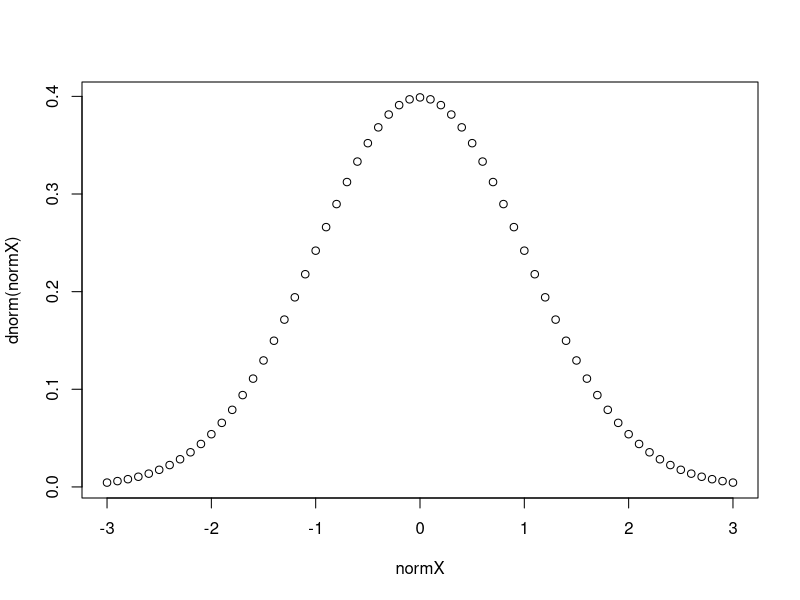
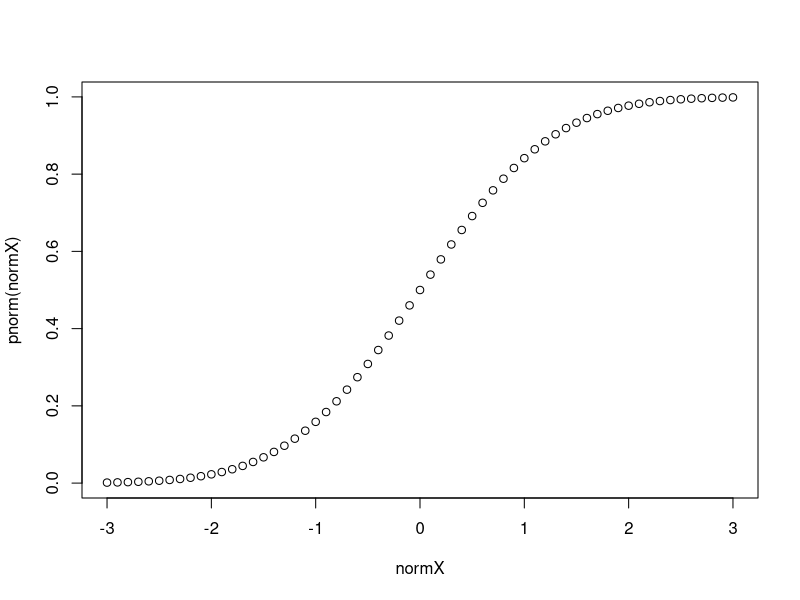
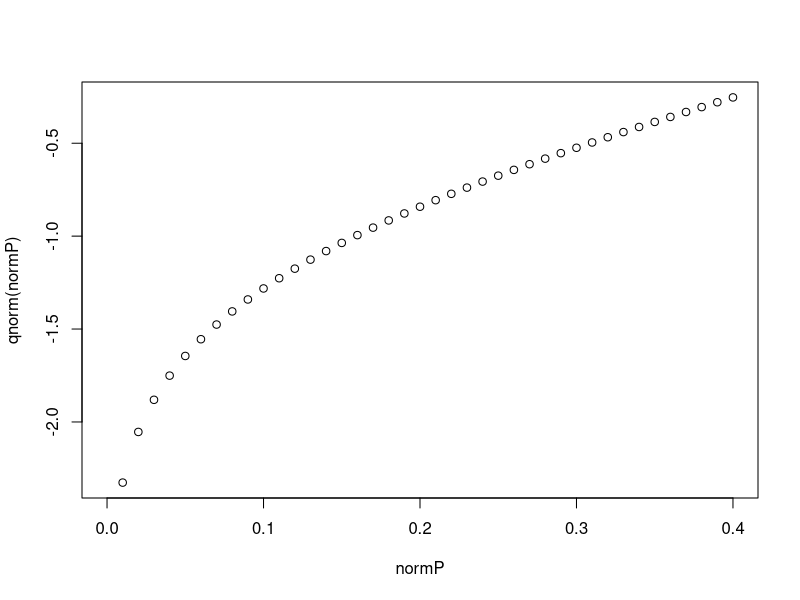
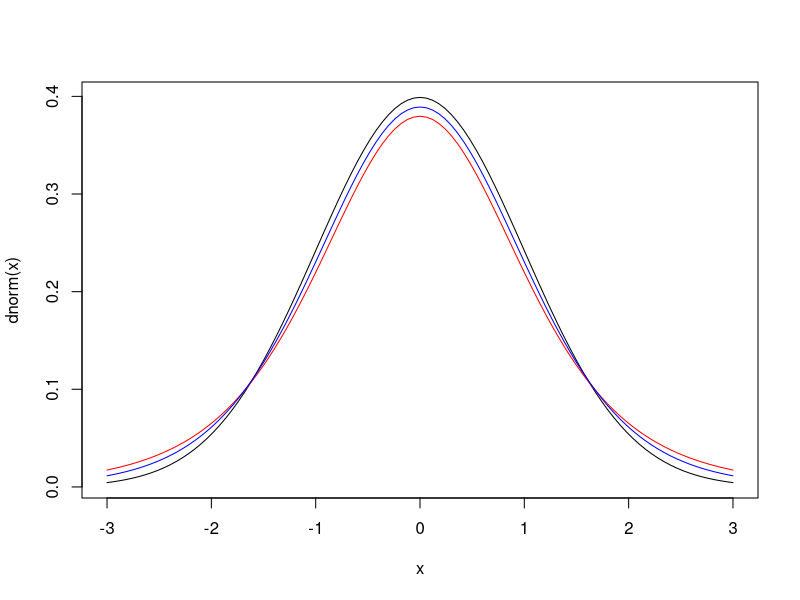
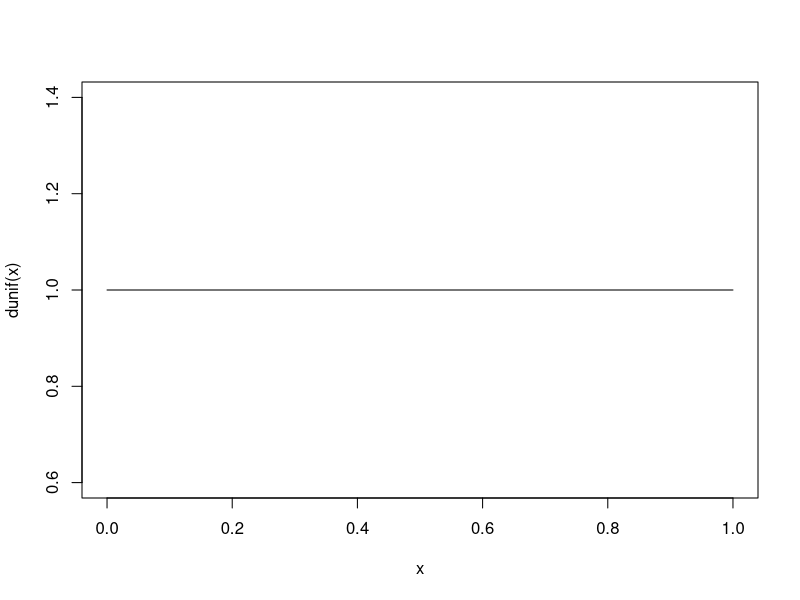
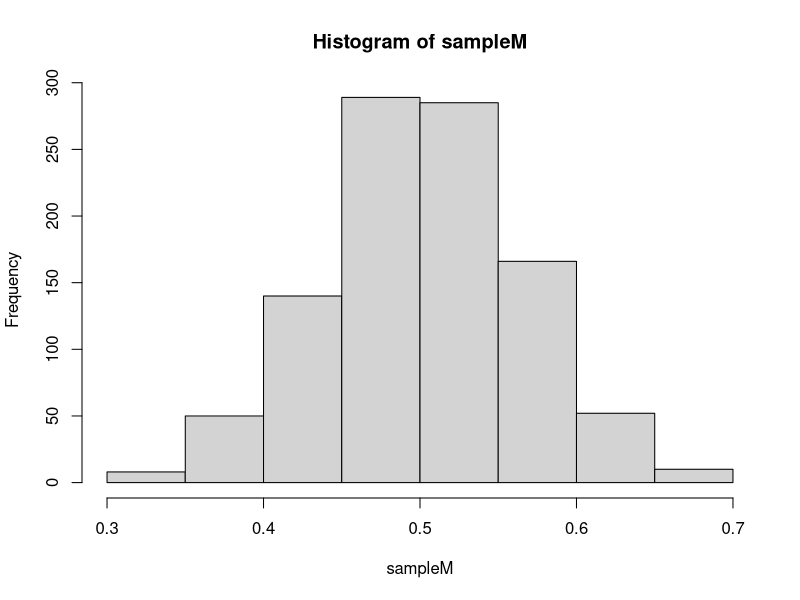
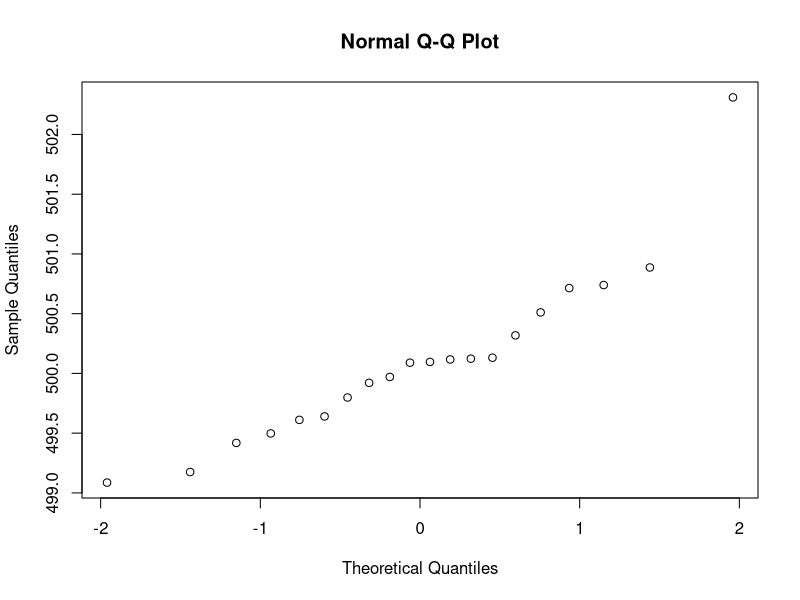
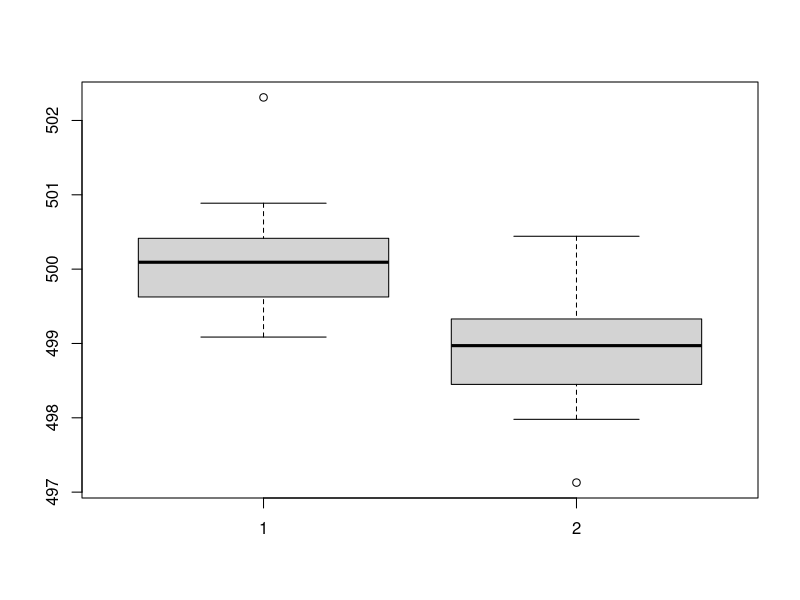

Reproduce these figures in R, in order. (Note: this script raises an error after producing the figures.)
## ---- chunk 1
rnorm(10)
normX <- seq(-3,3,0.1)
plot(normX,dnorm(normX))

dnorm(0) == 1/sqrt(2*pi)
dnorm(1) == exp(-1/2)/sqrt(2*pi)
dnorm(1) == 1/sqrt(2*pi*exp(1))

plot(normX, pnorm(normX))

normP <- seq(0,0.4,0.01)
plot(normP, qnorm(normP))
## ---- chunk 2
curve(dnorm(x), -3,3)
curve(dt(x, 5), -3, 3, add=T, col="red")
curve(dt(x, 10), -3, 3, add=T, col="blue")

# 均匀分布
curve(dunif(x))
## ---- chunk 3
set.seed(100)
somedata <- runif(10000, min = 0, max = 1)

sampleTable <- c()
for (num in 1:1000) {
  set.seed(num)
  sampleTable <- cbind(sampleTable, sample(somedata, 20))
}

sampleM <- colMeans(sampleTable)
hist(sampleM)
## ---- chunk 4
set.seed(100)
sugarFactory <- rnorm(10000, mean=500, sd=4)

sampleTable <- c()
for (num in 1:100) {
  set.seed(num)
#  sampleTable <- cbind(sampleTable, sample(sugarFactory, 200))
  sampleTable <- cbind(sampleTable, sample(sugarFactory, 20))
}

sampleM <- colMeans(sampleTable)
sampleSE <- apply(sampleTable, 2, function(x){sd(x)/sqrt(length(x))})

results <- c()
for (num in 1:100) {
  results <- c(results, sampleM[num] < 500-1.96*sampleSE[num] || sampleM[num] > 500+1.96*sampleSE[num] )
}

sum(results)
## ---- chunk 5
set.seed(100)
sugar <- rnorm(20, mean = 500, sd = 1)
##QQplot
qqnorm(sugar)
#Shapiro-Wilk Normality Test
shapiro.test(sugar)

# left sided
t.test(sugar, mu=500, alternative="less")

set.seed(100)
sugar <- rnorm(20, mean = 499, sd = 1)
t.test(sugar, mu=500, alternative="less")

set.seed(100)
sugar <- rnorm(20, mean = 499, sd = 5)
t.test(sugar, mu=500, alternative="less")

set.seed(100)
sugar <- rnorm(80, mean = 499, sd = 5)
t.test(sugar, mu=500, alternative="less")

set.seed(100)
sugar <- rnorm(20, mean = 499, sd = 2.5)
t.test(sugar, mu=500, alternative="less")

# right sided
t.test(sugar, mu=500, alternative = "greater")

# two sided
t.test(sugar, mu=500, alternative = "two.sided")
## ---- chunk 6
set.seed(100)
group1 <- rnorm(20, mean = 500, sd = 1)
set.seed(200)
group2 <- rnorm(20, mean = 499, sd = 1)

# the default is the two variances as being not equal
t.test(group1, group2, alternative = "greater", var.equal = F)
# treat the two variances as being equal
t.test(group1, group2, alternative = "greater", var.equal = T)
# F-test for homogeneity of variances
var.test(group1, group2)
boxplot(group1, group2)


set.seed(100)
group1 <- rnorm(20, mean = 500, sd = 1)
set.seed(200)
group2 <- rnorm(20, mean = 499, sd = 3)

# the default is the two variances as being not equal
t.test(group1, group2, alternative = "greater", var.equal = F)
# treat the two variances as being equal
t.test(group1, group2, alternative = "greater", var.equal = T)
# F-test for homogeneity of variances
var.test(group1, group2)
boxplot(group1, group2)


set.seed(100)
group1 <- rnorm(20, mean = 500, sd = 1)
set.seed(200)
group2 <- rnorm(80, mean = 499, sd = 3)

# the default is the two variances as being not equal
t.test(group1, group2, alternative = "greater", var.equal = F)
# treat the two variances as being equal
t.test(group1, group2, alternative = "greater", var.equal = T)
# F-test for homogeneity of variances
var.test(group1, group2)
boxplot(group1, group2)
## ---- chunk 7
set.seed(100)
group1 <- sort(rnorm(20, mean = 500, sd = 3))
set.seed(200)
group2 <- sort(rnorm(20, mean = 499, sd = 3))

t.test(group1, group2, var.equal = T)
t.test(group1, group2, pair=T, var.equal = T)
## ---- chunk 8
set.seed(100)
group1 <- rnorm(20, mean = 500, sd = 1)
set.seed(200)
group2 <- rnorm(80, mean = 499, sd = 3)
var.test(group1, group2)
wilcox.test(group1, group2, alternative = "greater")

set.seed(100)
group1 <- sort(rnorm(20, mean = 500, sd = 1))
set.seed(200)
group2 <- sort(rnorm(80, mean = 500, sd = 3))
wilcox.test(group1, group2, alternative = "greater")
## ---- chunk 9
set.seed(100)
group1 <- sort(rnorm(20, mean = 500, sd = 3))
set.seed(200)
group2 <- sort(rnorm(20, mean = 499, sd = 3))

shapiro.test(group1-group2)
wilcox.test(group1, group2, paired = TRUE, alternative = "greater")
## ---- chunk 10
## Hollander & Wolfe (1973), 29f.
## Hamilton depression scale factor measurements in 9 patients with
##  mixed anxiety and depression, taken at the first (x) and second
##  (y) visit after initiation of a therapy (administration of a
##  tranquilizer).
x <- c(1.83,  0.50,  1.62,  2.48, 1.68, 1.88, 1.55, 3.06, 1.30)
y <- c(0.878, 0.647, 0.598, 2.05, 1.06, 1.29, 1.06, 3.14, 1.29)
t.test(x, y, paired = TRUE, alternative = "greater")
shapiro.test(y)

wilcox.test(x, y, paired = TRUE, alternative = "greater")
wilcox.test(y - x, alternative = "less")    # The same.
wilcox.test(y - x, alternative = "less", exact = FALSE, correct = FALSE) # H&W large sample approximation
## ---- chunk 11
## Hollander & Wolfe (1973), 69f.
## Permeability constants of the human chorioamnion (a placental
##  membrane) at term (x) and between 12 to 26 weeks gestational
##  age (y).  The alternative of interest is greater permeability
##  of the human chorioamnion for the term pregnancy.
x <- c(0.80, 0.83, 1.89, 1.04, 1.45, 1.38, 1.91, 1.64, 0.73, 1.46)
y <- c(1.15, 0.88, 0.90, 0.74, 1.21)
wilcox.test(x, y, alternative = "g")        # greater
wilcox.test(x, y, alternative = "greater", exact = FALSE, correct = FALSE) # H&W large sample approximation
wilcox.test(rnorm(10), rnorm(10, 2), conf.int = TRUE)

## Formula interface.
boxplot(Ozone ~ Month, data = airquality)
wilcox.test(Ozone ~ Month, data = airquality, subset = Month %in% c(5, 8))
## ---- chunk 12
set.seed(100)
group1 <- rnorm(20, mean = 500, sd = 1)
set.seed(200)
group2 <- rnorm(20, mean = 499, sd = 1)
set.seed(300)
group3 <- rnorm(20, mean = 499, sd = 3)

g3 <- data.frame( value=c(group1, group2, group3),
                    group=factor(rep(c(1,2,3), c(20,20,20))))

g3aov <- aov(value ~ group, data=g3)
summary(g3aov)
plot(value ~ group, data=g3)
## ---- chunk 13
#library(mvtnorm)
#library(TH.data)
#library(MASS)
#cholesterol数据集包含50个患者接收5种降低胆固醇疗法的一种，前三种是同样的药物不同的用法，后二者是候选药物。哪种药物疗法降低胆固醇最多呢？
library(multcomp)
data(cholesterol)
head(cholesterol)

sapply(split(cholesterol$response, cholesterol$trt), shapiro.test)

bartlett.test(response ~ trt, data = cholesterol)

fit <- aov(response ~ trt, cholesterol)
summary(fit)
plot(response ~ trt, cholesterol)

multiCompare <- TukeyHSD(fit)
multiCompare

#第一个par语句用来旋转轴标签，第二个用来增大左边界的面积，可使标签摆放更美观
par(las=2)
par(mar=c(5,8,4,2))
plot(multiCompare)
## ---- chunk 14
#litter数据集: 怀孕的小鼠被分为四个小组，每组接受不同剂量的药物处理。产下幼崽的体重均值为因变量，怀孕时间为协变量。
data(litter)
head(litter)

fit <- aov(weight ~ gesttime + dose, data = litter)
fit
summary(fit)

fit <- aov(weight ~ dose, data = litter)
fit
summary(fit)

fit <- aov(weight ~ dose + gesttime, data = litter)
fit
summary(fit)
## ---- chunk 15
fit <- aov(weight ~ gesttime*dose, data=litter)
fit
summary(fit)

fit <- aov(weight ~ gesttime + dose + gesttime:dose, data=litter)
fit
summary(fit)

#library(HH)
#ancova(weight ~ gesttime + dose, data=litter)
## ---- chunk 16
normal <-	c(293,	 409,	 392,	 244,	 213,	 409,	 57,	 97,	 244,	 254,	 352,	 168)	
mild	<- c(441,	 538,	 390,	 589,	 244,	 409,	 72,	 168,	 254,	 374)	
severe	<- c(807,	 833,	 409,	 914,	 380,	 883,	 254,	 993,	 667)	
cd8	<- c(normal, mild, severe)	 
group	<- c(rep(1,	length(normal)),	rep(2, length(mild)), rep(3, length(severe)))	
  
kruskal.test(cd8~group)
boxplot(cd8~group)
## ---- chunk 17
#抛硬币
chisq.test(c(42, 58), p = c(0.5, 0.5))
#chisq.test(c(420, 580), p = c(0.5, 0.5))
## ---- chunk 18
library(vcd)
data("Arthritis")
head(Arthritis)
art <- xtabs(~ Treatment + Improved, data = Arthritis, subset = Sex=="Female")
art
prop.table(art)

chisq.test(art, correct = TRUE)
#因 n>=40,且所有格子理论频数>=5,故无需连续性校正	
chisq.test(art, correct = FALSE)
fisher.test(art)
## ---- chunk 19
lady <- data.frame("drink"=rep(c("real_milk", "real_tea"), c(12,12)), "judgment"=rep(c("feel_milk", "feel_tea", "feel_milk", "feel_tea"), c(8, 4, 3, 9)))
head(lady)
lady <- xtabs(~ drink + judgment, data = lady)
lady

chisq.test(lady, correct = TRUE)
chisq.test(lady, correct = FALSE)

#choose
fisher.test(lady, alternative = "two.sided")
fisher.test(lady, alternative = "greater")
## ---- chunk 20
data("mtcars")
head(mtcars)
res <- cor(mtcars)
res
res <- cor(t(mtcars))
res

library(Hmisc)
res2 <- rcorr(as.matrix(mtcars))
res2

library(corrplot)
corrplot(res, type = "upper", order = "hclust",
tl.col = "black", tl.srt = 45)

corrplot(res2$r, type="upper", order="hclust",
p.mat = res2$P, sig.level = 0.01, insig = "blank")
## ---- chunk 21
#对合金的强度与合金中碳含量之间的关系求回归方程
x <- c(0.10,0.11,0.12,0.13,0.14,0.15,0.16,0.17,0.18,0.20,0.21,0.23)
y <- c(42.0,43.5,45.0,45.5,45.0,47.5,49.0,53.0,50.0,55.0,55.0,60.0)
cor(x,y)
cor.test(x,y)
plot(x,y)

lm.sol<-lm(y ~ x)
summary(lm.sol)   #回归总的概况

opar <- par(mfrow = c(2,2))
plot(lm.sol, las=1)
par(opar)

plot(y~x)
abline(lm.sol)
pre <- predict(lm.sol, data.frame(x=c(0.19, 0.22)), interval="prediction", level=0.95)
points(c(0.19, 0.22), pre[,1], col="red")
## ---- chunk 22
## Annette Dobson (1990) "An Introduction to Generalized Linear Models".
## Page 9: Plant Weight Data.
data("PlantGrowth")
lm.D9 <- lm(weight ~ group, data = PlantGrowth)
summary(lm.D9)
opar <- par(mfrow=c(2,2))
plot(lm.D9, las = 1)      # Residuals, Fitted, ...
par(opar)

aov.D9 <- aov(weight ~ group, data = PlantGrowth)
summary(aov.D9)
plot(weight ~ group, data = PlantGrowth)
## ---- chunk 23
data("diabetes")
diabetes <- as.data.frame(cbind(diabetes$y, diabetes$x))
colnames(diabetes)[1] <- "y"
fitDT <- lm(y~., diabetes)
summary(fitDT)
## ---- chunk 24
step(fitDT, direction="forward")
step(fitDT, direction="backward")
step(fitDT, direction="both")
## ---- chunk 25
library(leaps) #加载leaps包
fitsubset <- regsubsets(y ~ ., diabetes) 
result <- summary(fitsubset)
data.frame(result$outmat,RSS=result$rss,R2=result$rsq,adjR2=result$adjr2,Cp=result$cp,BIC=result$bic) 
## ---- chunk 26
set.seed(100)
x <- seq(0, 50, 1)
y <- ((runif(1, 10, 20)*x)/(runif(1, 0, 10)+x)) + rnorm(51, 0, 1)
lmN <- lm(y~x)
summary(lmN)
cor(y, predict(lmN))
plot(x, y)
abline(lmN)

# 对于一些简单的模型，nls函数可以自动找到合适的参数初值
m <- nls(y ~ a*x/(b+x))
summary(m)
# 计算模型的拟合优度
cor(y, predict(m))

# 将结果可视化
plot(x, y)
lines(x, predict(m), lty = 2, col = "red", lwd = 3)
